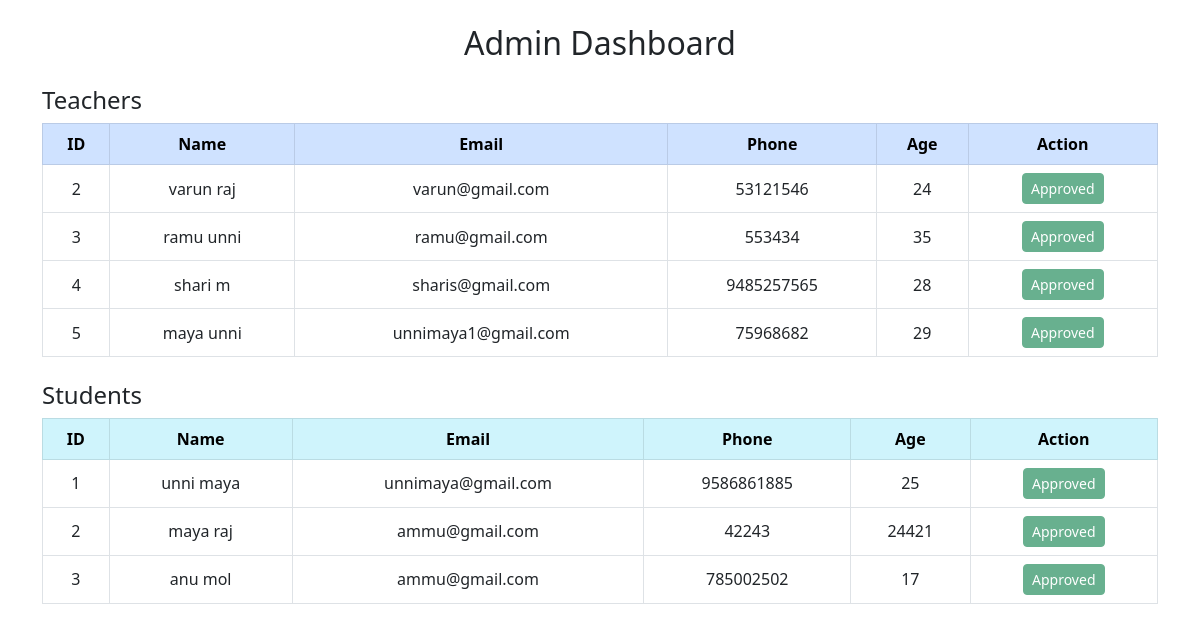
The page /adminhome on the database its author committed.
### tables this page shows
CREATE TABLE Teacher(tid integer primary key autoincrement,firstname text not null,lastname text not null,age integer,email text not null,phone integer not null,status text default 0,loginid ForeignKey);

CREATE TABLE student(sid integer primary key autoincrement,firstname text not null,lastname text not null,age integer,email text not null,phone integer not null,status text default 0,loginid ForeignKey);

### crud.py (the view, shortened to what this page needs)
@app.route("/adminhome", methods=['GET', 'POST'])
def adminhome():
    con = sqlite3.connect('mydatabase.db')
    con.row_factory = sqlite3.Row
    cur = con.cursor()
    cur.execute("SELECT * FROM student")
    students = cur.fetchall()
    cur.execute("SELECT * FROM teacher")
    teachers = cur.fetchall()
    con.close()
    return render_template("adminhome.html", students=students, teachers=teachers)

### templates/adminhome.html (shortened to what this page needs)
<!DOCTYPE html>
<html lang="en">
<head>
  <link href="https://cdn.jsdelivr.net/npm/bootstrap@5.3.0/dist/css/bootstrap.min.css" rel="stylesheet">
</head>
<body class="p-4">
<div class="container">
  <h2 class="mb-4 text-center">Admin Dashboard</h2>
  <h4>Teachers</h4>
  <table class="table table-bordered text-center align-middle">
    <thead class="table-primary">
      <tr>
        <th>ID</th>
        <th>Name</th>
        <th>Email</th>
        <th>Phone</th>
        <th>Age</th>
        <th>Action</th>
      </tr>
    </thead>
    <tbody>
      {% for t in teachers %}
      <tr>
        <td>{{ t['tid'] }}</td>
        <td>{{ t['firstname'] }} {{ t['lastname'] }}</td>
        <td>{{ t['email'] }}</td>
        <td>{{ t['phone'] }}</td>
        <td>{{ t['age'] }}</td>
        <td>
        {% if t['status'] == 1 or t['status'] == '1' %}
          <button class="btn btn-success btn-sm" disabled>Approved</button>
        {% else %}
          <a href="{{ url_for('approve', loginid=t['loginid']) }}" class="btn btn-primary btn-sm">Approve</a>
        {% endif %}
        </td>
      </tr>
      {% endfor %}
    </tbody>
  </table>
  <h4 class="mt-4">Students</h4>
  <table class="table table-bordered text-center align-middle">
    <thead class="table-info">
      <tr>
        <th>ID</th>
        <th>Name</th>
        <th>Email</th>
        <th>Phone</th>
        <th>Age</th>
        <th>Action</th>
      </tr>
    </thead>
    <tbody>
      {% for s in students %}
      <tr>
        <td>{{ s['sid'] }}</td>
        <td>{{ s['firstname'] }} {{ s['lastname'] }}</td>
        <td>{{ s['email'] }}</td>
        <td>{{ s['phone'] }}</td>
        <td>{{ s['age'] }}</td>
        <td>
         {% if s['status'] == 1 or s['status'] == '1' %}
            <button class="btn btn-success btn-sm" disabled>Approved</button>
          {% else %}
            <a href="{{ url_for('approve', loginid=s['loginid']) }}" class="btn btn-primary btn-sm">Approve</a>
          {% endif %}
        </td>
      </tr>
      {% endfor %}
    </tbody>
  </table>
</div>
</body>
</html>

### rows shown on the page
Teacher: tid "2", firstname "varun", lastname "raj", email "varun@gmail.com", phone "53121546", age "24", status "Approved"
Teacher: tid "3", firstname "ramu", lastname "unni", email "ramu@gmail.com", phone "553434", age "35", status "Approved"
Teacher: tid "4", firstname "shari", lastname "m", email "sharis@gmail.com", phone "9485257565", age "28", status "Approved"
Teacher: tid "5", firstname "maya", lastname "unni", email "unnimaya1@gmail.com", phone "75968682", age "29", status "Approved"
student: sid "1", firstname "unni", lastname "maya", email "unnimaya@gmail.com", phone "9586861885", age "25", status "Approved"
student: sid "2", firstname "maya", lastname "raj", email "ammu@gmail.com", phone "42243", age "24421", status "Approved"
student: sid "3", firstname "anu", lastname "mol", email "ammu@gmail.com", phone "785002502", age "17", status "Approved"
